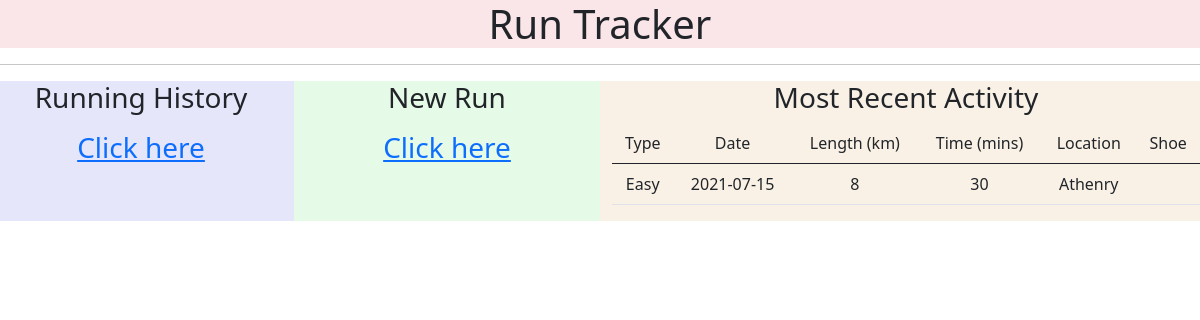
Before: / with the older database file.
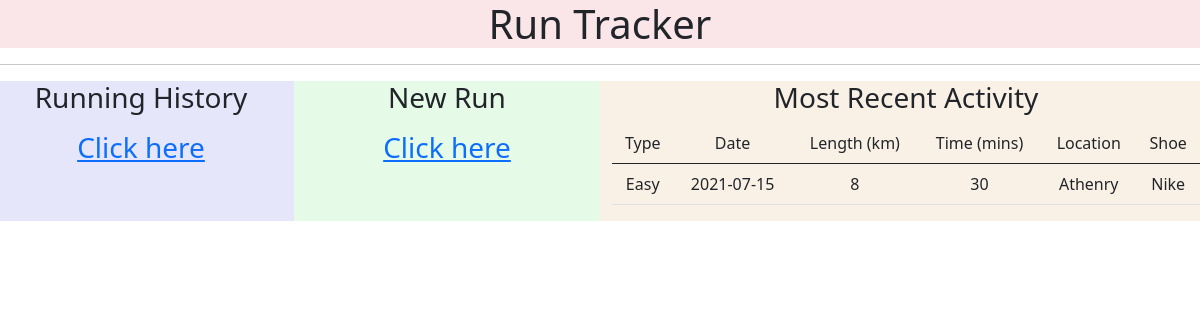
After: the same page with the newer database file.
### Model/Run.py (models this page shows, shortened)
class Run(db.Model):
    __tablename__ = 'runs'
    id = db.Column('run_id', db.Integer, primary_key = True)
    length = db.Column(db.String(50))
    location = db.Column(db.Integer, ForeignKey('runlocation.runlocation_id'))
    time = db.Column(db.String(10))
    shoe = db.Column(db.Integer, ForeignKey('shoes.shoe_id'))
    date = db.Column(db.String(10))
    typeofrun = db.Column(db.Integer, ForeignKey('runtype.runtype_id'))
    related_type_of_run = relationship('Runtype', backref='Run',lazy="joined")
    related_location_of_run = relationship('Runlocation', backref='Run',lazy="joined")
    related_shoe_of_run = relationship('Shoe', backref='Run',lazy="joined")

### Model/Runtype.py (models this page shows, shortened)
class Runtype(db.Model):
    __tablename__ = 'runtype'
    id = db.Column('runtype_id', db.Integer, primary_key = True)
    description = db.Column(db.String(100))

### Model/Runlocation.py (models this page shows, shortened)
class Runlocation(db.Model):
    __tablename__ = 'runlocation'
    id = db.Column('runlocation_id', db.Integer, primary_key = True)
    description = db.Column(db.String(100))

### Model/Shoe.py (models this page shows, shortened)
class Shoe(db.Model):
    __tablename__ = 'shoes'
    id = db.Column('shoe_id', db.Integer, primary_key = True)
    description = db.Column(db.String(100))

### Controllers/RunController.py (the view)
@options_run.route("/")
def run_options():
    runs = Run.query.order_by(desc(Run.date)).limit(1)
    return render_template('run_options.html',recent = runs)

### Templates/run_options.html (shortened to what this page needs)
<!DOCTYPE html>
<html lang = "en">
   <head>
      <link href="https://cdn.jsdelivr.net/npm/bootstrap@5.0.2/dist/css/bootstrap.min.css" rel="stylesheet"></head>
   <body>
      <div class="col-sm-12 text-center" style="background-color:rgb(250, 230, 232);">
         <h1> Run Tracker</h1>
         </div>
      <hr/>
<div class="row">
<div class="col-sm-3 text-center" style="background-color:lavender;">
   <h3> Running History <p></p> <a href = "{{ url_for('data_run.run_data') }}"> Click here
      </a></h3>
   </div>
<div class="col-sm-3 text-center" style="background-color:rgb(230, 250, 232);">
      <h3>New Run <p></p><a href = "{{ url_for('new_run.run_new') }}"> Click here
         </a></h3>
      </div>
<div class="col-sm-6 text-center" style="background-color:rgb(250, 241, 230);">
   <h3>Most Recent Activity</h3>
         <table class="table table-hover">
         <thead>
             <tr>
                 <td>Type</td>
                 <td>Date</td>
                 <td>Length (km)</td>
                 <td>Time (mins)</td>
                 <td>Location </td>
                 <td>Shoe </td>
             </tr>
         </thead>
         <tbody>
         {% for row in recent| batch(1) %}
            {% include "run_recent.html" %}
        {% endfor %}
         </tbody>
         </table>
</div>
</div>
</html>

### Templates/run_recent.html
<tr>
    <td>{{ row[0].related_type_of_run.description}}</td>
    <td>{{ row[0].date }}</td>
    <td>{{ row[0].length }}</td>
    <td>{{ row[0].time }}</td>
    <td>{{ row[0].related_location_of_run.description}}</td>
    <td>{{ row[0].related_shoe_of_run.description}}</td>
</tr>

Changed rows visible on the page:
changed Run "Easy": description (not shown) → "Nike"
